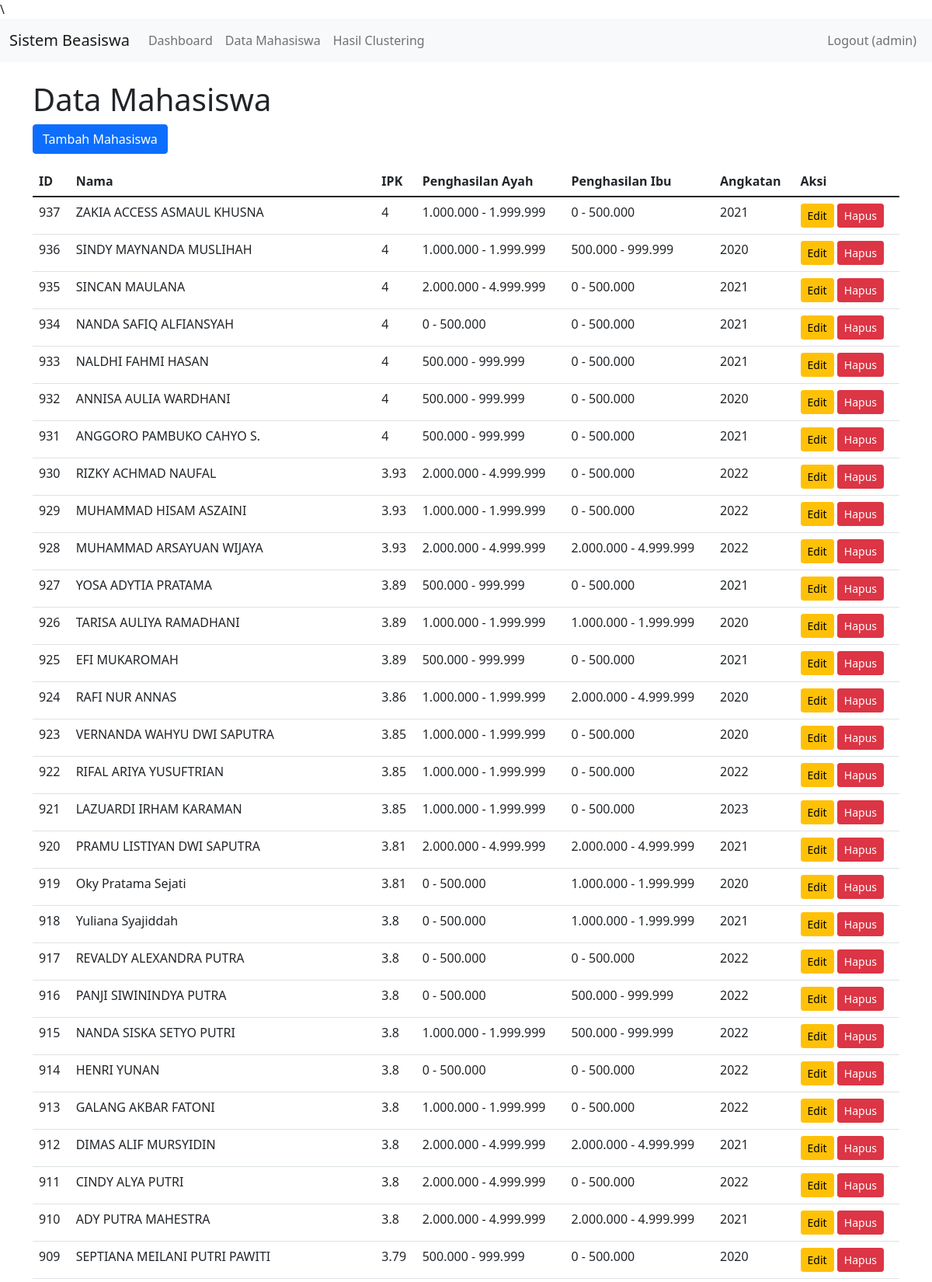
The page /mahasiswa.php (signed in, upper part) on the database its author committed.
### tables this page shows
CREATE TABLE `mahasiswa` (
  `id` int(11) NOT NULL,
  `nama` varchar(255) NOT NULL,
  `ipk` float NOT NULL,
  `penghasilan_ayah` enum('0 - 500.000','500.000 - 999.999','1.000.000 - 1.999.999','2.000.000 - 4.999.999','> 5.000.000') DEFAULT NULL,
  `penghasilan_ibu` enum('0 - 500.000','500.000 - 999.999','1.000.000 - 1.999.999','2.000.000 - 4.999.999','> 5.000.000') DEFAULT NULL,
  `jumlah_tanggungan` int(10) NOT NULL,
  `angkatan` varchar(10) DEFAULT NULL
);

### functions/mahasiswa_functions.php (called while the page is built, shortened)
<?php
function getAllMahasiswa($pdo) {
    $stmt = $pdo->query("SELECT * FROM mahasiswa ORDER BY id DESC");
    return $stmt->fetchAll();
}

### mahasiswa.php (the view)
\<?php
include 'includes/header.php';
include 'config/database.php';
include 'functions/mahasiswa_functions.php';
$mahasiswa = getAllMahasiswa($pdo);
?>
<h1>Data Mahasiswa</h1>
<a href="tambah_mahasiswa.php" class="btn btn-primary mb-3">Tambah Mahasiswa</a>
<table class="table">
    <thead>
        <tr>
            <th>ID</th>
            <th>Nama</th>
            <th>IPK</th>
            <th>Penghasilan Ayah</th>
            <th>Penghasilan Ibu</th>
            <th>Angkatan</th>
            <th>Aksi</th>
        </tr>
    </thead>
    <tbody>
        <?php foreach ($mahasiswa as $mhs): ?>
        <tr>
            <td><?php echo $mhs['id']; ?></td>
            <td><?php echo $mhs['nama']; ?></td>
            <td><?php echo $mhs['ipk']; ?></td>
            <td><?php echo $mhs['penghasilan_ayah']; ?></td>
            <td><?php echo $mhs['penghasilan_ibu']; ?></td>
            <td><?php echo $mhs['angkatan']; ?></td>
            <td>
                <a href="edit_mahasiswa.php?id=<?php echo $mhs['id']; ?>" class="btn btn-sm btn-warning">Edit</a>
                <a href="hapus_mahasiswa.php?id=<?php echo $mhs['id']; ?>" class="btn btn-sm btn-danger" onclick="return confirm('Yakin ingin menghapus?')">Hapus</a>
            </td>
        </tr>
        <?php endforeach; ?>
    </tbody>
</table>
<?php include 'includes/footer.php'; ?>

### rows shown on the page
mahasiswa: id "937", nama "ZAKIA ACCESS ASMAUL KHUSNA", ipk "4", penghasilan_ayah "1.000.000 - 1.999.999", penghasilan_ibu "0 - 500.000", angkatan "2021"
mahasiswa: id "936", nama "SINDY MAYNANDA MUSLIHAH", ipk "4", penghasilan_ayah "1.000.000 - 1.999.999", penghasilan_ibu "500.000 - 999.999", angkatan "2020"
mahasiswa: id "935", nama "SINCAN MAULANA", ipk "4", penghasilan_ayah "2.000.000 - 4.999.999", penghasilan_ibu "0 - 500.000", angkatan "2021"
mahasiswa: id "934", nama "NANDA SAFIQ ALFIANSYAH", ipk "4", penghasilan_ayah "0 - 500.000", penghasilan_ibu "0 - 500.000", angkatan "2021"
mahasiswa: id "933", nama "NALDHI FAHMI HASAN", ipk "4", penghasilan_ayah "500.000 - 999.999", penghasilan_ibu "0 - 500.000", angkatan "2021"
mahasiswa: id "932", nama "ANNISA AULIA WARDHANI", ipk "4", penghasilan_ayah "500.000 - 999.999", penghasilan_ibu "0 - 500.000", angkatan "2020"
mahasiswa: id "931", nama "ANGGORO PAMBUKO CAHYO S.", ipk "4", penghasilan_ayah "500.000 - 999.999", penghasilan_ibu "0 - 500.000", angkatan "2021"
mahasiswa: id "930", nama "RIZKY ACHMAD NAUFAL", ipk "3.93", penghasilan_ayah "2.000.000 - 4.999.999", penghasilan_ibu "0 - 500.000", angkatan "2022"
mahasiswa: id "929", nama "MUHAMMAD HISAM ASZAINI", ipk "3.93", penghasilan_ayah "1.000.000 - 1.999.999", penghasilan_ibu "0 - 500.000", angkatan "2022"
mahasiswa: id "928", nama "MUHAMMAD ARSAYUAN WIJAYA", ipk "3.93", penghasilan_ayah "2.000.000 - 4.999.999", penghasilan_ibu "2.000.000 - 4.999.999", angkatan "2022"
mahasiswa: id "927", nama "YOSA ADYTIA PRATAMA", ipk "3.89", penghasilan_ayah "500.000 - 999.999", penghasilan_ibu "0 - 500.000", angkatan "2021"
mahasiswa: id "926", nama "TARISA AULIYA RAMADHANI", ipk "3.89", penghasilan_ayah "1.000.000 - 1.999.999", penghasilan_ibu "1.000.000 - 1.999.999", angkatan "2020"
mahasiswa: id "925", nama "EFI MUKAROMAH", ipk "3.89", penghasilan_ayah "500.000 - 999.999", penghasilan_ibu "0 - 500.000", angkatan "2021"
mahasiswa: id "924", nama "RAFI NUR ANNAS", ipk "3.86", penghasilan_ayah "1.000.000 - 1.999.999", penghasilan_ibu "2.000.000 - 4.999.999", angkatan "2020"
mahasiswa: id "923", nama "VERNANDA WAHYU DWI SAPUTRA", ipk "3.85", penghasilan_ayah "1.000.000 - 1.999.999", penghasilan_ibu "0 - 500.000", angkatan "2020"
mahasiswa: id "922", nama "RIFAL ARIYA YUSUFTRIAN", ipk "3.85", penghasilan_ayah "1.000.000 - 1.999.999", penghasilan_ibu "0 - 500.000", angkatan "2022"
mahasiswa: id "921", nama "LAZUARDI IRHAM KARAMAN", ipk "3.85", penghasilan_ayah "1.000.000 - 1.999.999", penghasilan_ibu "0 - 500.000", angkatan "2023"
mahasiswa: id "920", nama "PRAMU LISTIYAN DWI SAPUTRA", ipk "3.81", penghasilan_ayah "2.000.000 - 4.999.999", penghasilan_ibu "2.000.000 - 4.999.999", angkatan "2021"
mahasiswa: id "919", nama "Oky Pratama Sejati", ipk "3.81", penghasilan_ayah "0 - 500.000", penghasilan_ibu "1.000.000 - 1.999.999", angkatan "2020"
mahasiswa: id "918", nama "Yuliana Syajiddah", ipk "3.8", penghasilan_ayah "0 - 500.000", penghasilan_ibu "1.000.000 - 1.999.999", angkatan "2021"
mahasiswa: id "917", nama "REVALDY ALEXANDRA PUTRA", ipk "3.8", penghasilan_ayah "0 - 500.000", penghasilan_ibu "0 - 500.000", angkatan "2022"
mahasiswa: id "916", nama "PANJI SIWININDYA PUTRA", ipk "3.8", penghasilan_ayah "0 - 500.000", penghasilan_ibu "500.000 - 999.999", angkatan "2022"
mahasiswa: id "915", nama "NANDA SISKA SETYO PUTRI", ipk "3.8", penghasilan_ayah "1.000.000 - 1.999.999", penghasilan_ibu "500.000 - 999.999", angkatan "2022"
mahasiswa: id "914", nama "HENRI YUNAN", ipk "3.8", penghasilan_ayah "0 - 500.000", penghasilan_ibu "0 - 500.000", angkatan "2022"
mahasiswa: id "913", nama "GALANG AKBAR FATONI", ipk "3.8", penghasilan_ayah "1.000.000 - 1.999.999", penghasilan_ibu "0 - 500.000", angkatan "2022"
mahasiswa: id "912", nama "DIMAS ALIF MURSYIDIN", ipk "3.8", penghasilan_ayah "2.000.000 - 4.999.999", penghasilan_ibu "2.000.000 - 4.999.999", angkatan "2021"
mahasiswa: id "911", nama "CINDY ALYA PUTRI", ipk "3.8", penghasilan_ayah "2.000.000 - 4.999.999", penghasilan_ibu "0 - 500.000", angkatan "2022"
mahasiswa: id "910", nama "ADY PUTRA MAHESTRA", ipk "3.8", penghasilan_ayah "2.000.000 - 4.999.999", penghasilan_ibu "2.000.000 - 4.999.999", angkatan "2021"
mahasiswa: id "909", nama "SEPTIANA MEILANI PUTRI PAWITI", ipk "3.79", penghasilan_ayah "500.000 - 999.999", penghasilan_ibu "0 - 500.000", angkatan "2020"

### other values the page prints
$_SESSION['username'] "admin"
